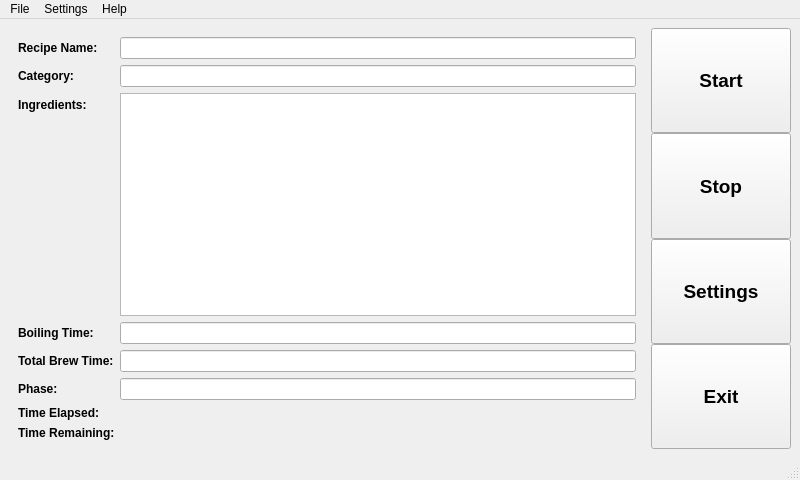
<?xml version="1.0" encoding="UTF-8"?>
<ui version="4.0">
 <class>MainWindow</class>
 <widget class="QMainWindow" name="MainWindow">
  <property name="geometry">
   <rect>
    <x>0</x>
    <y>0</y>
    <width>800</width>
    <height>480</height>
   </rect>
  </property>
  <property name="sizePolicy">
   <sizepolicy hsizetype="Fixed" vsizetype="Fixed">
    <horstretch>0</horstretch>
    <verstretch>0</verstretch>
   </sizepolicy>
  </property>
  <property name="maximumSize">
   <size>
    <width>800</width>
    <height>480</height>
   </size>
  </property>
  <property name="windowTitle">
   <string>MainWindow</string>
  </property>
  <property name="styleSheet">
   <string notr="true"/>
  </property>
  <widget class="QWidget" name="centralwidget">
   <layout class="QVBoxLayout" name="verticalLayout_13">
    <property name="spacing">
     <number>0</number>
    </property>
    <property name="margin">
     <number>0</number>
    </property>
    <item>
     <widget class="QWidget" name="widget" native="true">
      <layout class="QHBoxLayout" name="horizontalLayout">
       <item>
        <widget class="QWidget" name="widget_2" native="true">
         <layout class="QFormLayout" name="formLayout">
          <item row="0" column="0">
           <widget class="QLabel" name="label">
            <property name="font">
             <font>
              <weight>75</weight>
              <bold>true</bold>
             </font>
            </property>
            <property name="text">
             <string>Recipe Name:</string>
            </property>
           </widget>
          </item>
          <item row="0" column="1">
           <widget class="QLineEdit" name="lineEdit"/>
          </item>
          <item row="1" column="0">
           <widget class="QLabel" name="label_2">
            <property name="font">
             <font>
              <weight>75</weight>
              <bold>true</bold>
             </font>
            </property>
            <property name="text">
             <string>Category:</string>
            </property>
           </widget>
          </item>
          <item row="1" column="1">
           <widget class="QLineEdit" name="lineEdit_3"/>
          </item>
          <item row="2" column="0">
           <widget class="QLabel" name="label_4">
            <property name="font">
             <font>
              <weight>75</weight>
              <bold>true</bold>
             </font>
            </property>
            <property name="text">
             <string>Ingredients:</string>
            </property>
           </widget>
          </item>
          <item row="2" column="1">
           <widget class="QPlainTextEdit" name="plainTextEdit"/>
          </item>
          <item row="3" column="0">
           <widget class="QLabel" name="label_5">
            <property name="font">
             <font>
              <weight>75</weight>
              <bold>true</bold>
             </font>
            </property>
            <property name="text">
             <string>Boiling Time:</string>
            </property>
           </widget>
          </item>
          <item row="3" column="1">
           <widget class="QLineEdit" name="lineEdit_5"/>
          </item>
          <item row="4" column="0">
           <widget class="QLabel" name="label_3">
            <property name="font">
             <font>
              <weight>75</weight>
              <bold>true</bold>
             </font>
            </property>
            <property name="text">
             <string>Total Brew Time:</string>
            </property>
           </widget>
          </item>
          <item row="4" column="1">
           <widget class="QLineEdit" name="lineEdit_2"/>
          </item>
          <item row="6" column="0" colspan="2">
           <widget class="QLabel" name="label_6">
            <property name="font">
             <font>
              <weight>75</weight>
              <bold>true</bold>
             </font>
            </property>
            <property name="text">
             <string>Time Elapsed:</string>
            </property>
           </widget>
          </item>
          <item row="7" column="0" colspan="2">
           <widget class="QLabel" name="label_7">
            <property name="font">
             <font>
              <weight>75</weight>
              <bold>true</bold>
             </font>
            </property>
            <property name="text">
             <string>Time Remaining:</string>
            </property>
           </widget>
          </item>
          <item row="5" column="0">
           <widget class="QLabel" name="label_8">
            <property name="font">
             <font>
              <weight>75</weight>
              <bold>true</bold>
             </font>
            </property>
            <property name="text">
             <string>Phase:</string>
            </property>
           </widget>
          </item>
          <item row="5" column="1">
           <widget class="QLineEdit" name="lineEdit_4"/>
          </item>
         </layout>
        </widget>
       </item>
       <item>
        <widget class="QWidget" name="buttons_widget" native="true">
         <layout class="QVBoxLayout" name="verticalLayout_6">
          <property name="spacing">
           <number>0</number>
          </property>
          <property name="margin">
           <number>0</number>
          </property>
          <item>
           <widget class="QPushButton" name="calibrate_button">
            <property name="sizePolicy">
             <sizepolicy hsizetype="Minimum" vsizetype="MinimumExpanding">
              <horstretch>0</horstretch>
              <verstretch>0</verstretch>
             </sizepolicy>
            </property>
            <property name="minimumSize">
             <size>
              <width>140</width>
              <height>40</height>
             </size>
            </property>
            <property name="font">
             <font>
              <pointsize>14</pointsize>
              <weight>75</weight>
              <bold>true</bold>
             </font>
            </property>
            <property name="text">
             <string>Start</string>
            </property>
           </widget>
          </item>
          <item>
           <widget class="QPushButton" name="flash_button">
            <property name="sizePolicy">
             <sizepolicy hsizetype="Minimum" vsizetype="MinimumExpanding">
              <horstretch>0</horstretch>
              <verstretch>0</verstretch>
             </sizepolicy>
            </property>
            <property name="minimumSize">
             <size>
              <width>140</width>
              <height>40</height>
             </size>
            </property>
            <property name="font">
             <font>
              <pointsize>14</pointsize>
              <weight>75</weight>
              <bold>true</bold>
             </font>
            </property>
            <property name="text">
             <string>Stop</string>
            </property>
           </widget>
          </item>
          <item>
           <widget class="QPushButton" name="settings_button">
            <property name="sizePolicy">
             <sizepolicy hsizetype="Minimum" vsizetype="MinimumExpanding">
              <horstretch>0</horstretch>
              <verstretch>0</verstretch>
             </sizepolicy>
            </property>
            <property name="minimumSize">
             <size>
              <width>140</width>
              <height>40</height>
             </size>
            </property>
            <property name="font">
             <font>
              <pointsize>14</pointsize>
              <weight>75</weight>
              <bold>true</bold>
             </font>
            </property>
            <property name="text">
             <string>Settings</string>
            </property>
           </widget>
          </item>
          <item>
           <widget class="QPushButton" name="exit_button">
            <property name="sizePolicy">
             <sizepolicy hsizetype="Minimum" vsizetype="MinimumExpanding">
              <horstretch>0</horstretch>
              <verstretch>0</verstretch>
             </sizepolicy>
            </property>
            <property name="minimumSize">
             <size>
              <width>140</width>
              <height>40</height>
             </size>
            </property>
            <property name="font">
             <font>
              <pointsize>14</pointsize>
              <weight>75</weight>
              <bold>true</bold>
             </font>
            </property>
            <property name="text">
             <string>Exit</string>
            </property>
           </widget>
          </item>
         </layout>
        </widget>
       </item>
      </layout>
     </widget>
    </item>
   </layout>
  </widget>
  <widget class="QMenuBar" name="menuBar">
   <property name="geometry">
    <rect>
     <x>0</x>
     <y>0</y>
     <width>800</width>
     <height>26</height>
    </rect>
   </property>
   <widget class="QMenu" name="menuFile">
    <property name="title">
     <string>File</string>
    </property>
    <addaction name="actionOpen"/>
    <addaction name="actionExit"/>
   </widget>
   <widget class="QMenu" name="menuSettings">
    <property name="title">
     <string>Settings</string>
    </property>
    <addaction name="actionFormat"/>
    <addaction name="actionUnits"/>
   </widget>
   <widget class="QMenu" name="menuHelp">
    <property name="title">
     <string>Help</string>
    </property>
    <addaction name="actionAbout"/>
   </widget>
   <addaction name="menuFile"/>
   <addaction name="menuSettings"/>
   <addaction name="menuHelp"/>
  </widget>
  <widget class="QStatusBar" name="statusBar"/>
  <action name="actionAbout">
   <property name="text">
    <string>About</string>
   </property>
  </action>
  <action name="actionOpen">
   <property name="text">
    <string>Open</string>
   </property>
  </action>
  <action name="actionExit">
   <property name="text">
    <string>Exit</string>
   </property>
  </action>
  <action name="actionFormat">
   <property name="text">
    <string>Format</string>
   </property>
  </action>
  <action name="actionUnits">
   <property name="text">
    <string>Units</string>
   </property>
  </action>
 </widget>
 <resources/>
 <connections/>
</ui>
